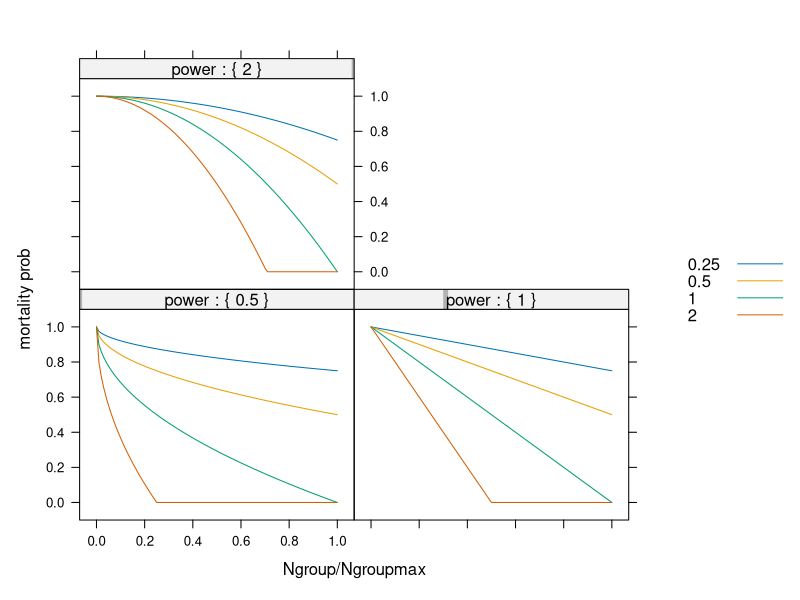

Generate this figure with R:
library("lattice")

# just to test our function
# relating flock size with 
# survival cost of migration

parameters <- as.data.frame(expand.grid(
        rel_pop=seq(0,1,0.01)
        ,slope=c(2.0,1.0,0.5,0.25)
        ,power=c(1.0,2.0,0.5)))

max_migration_cost <- 1.0

calc_mort_prob <- function(x) {
    val <- with(data=as.list(x) 
            ,expr= 1.0 
                    - slope * (rel_pop)^power)

    if (val > 1.0)
    {
        val <- 1.0
    } else if (val < 0.0)
    {
        val <- 0.0
    }

    return(val)
}

# calculate mortality probability for all parameter values
parameters[,"mortality_prob"] <- apply(
        X=parameters
        ,MARGIN=1
        ,FUN=calc_mort_prob)

# sort on population size to draw straightish lines
# rather than lots of tangled up lines
parameters <- parameters[order(parameters$rel_pop),]

pdf("example_lines.pdf")
print(
        xyplot(mortality_prob ~ rel_pop | power
                ,type="l"
                ,data=parameters
                ,groups=slope
                ,auto.key=T
                ,xlab="Ngroup/Ngroupmax"
                ,ylab="mortality prob"
                ,strip=function(strip.levels,...) { strip.default(strip.levels=T,...) }
                ,ylim=c(-0.1,1.1)))

dev.off()
